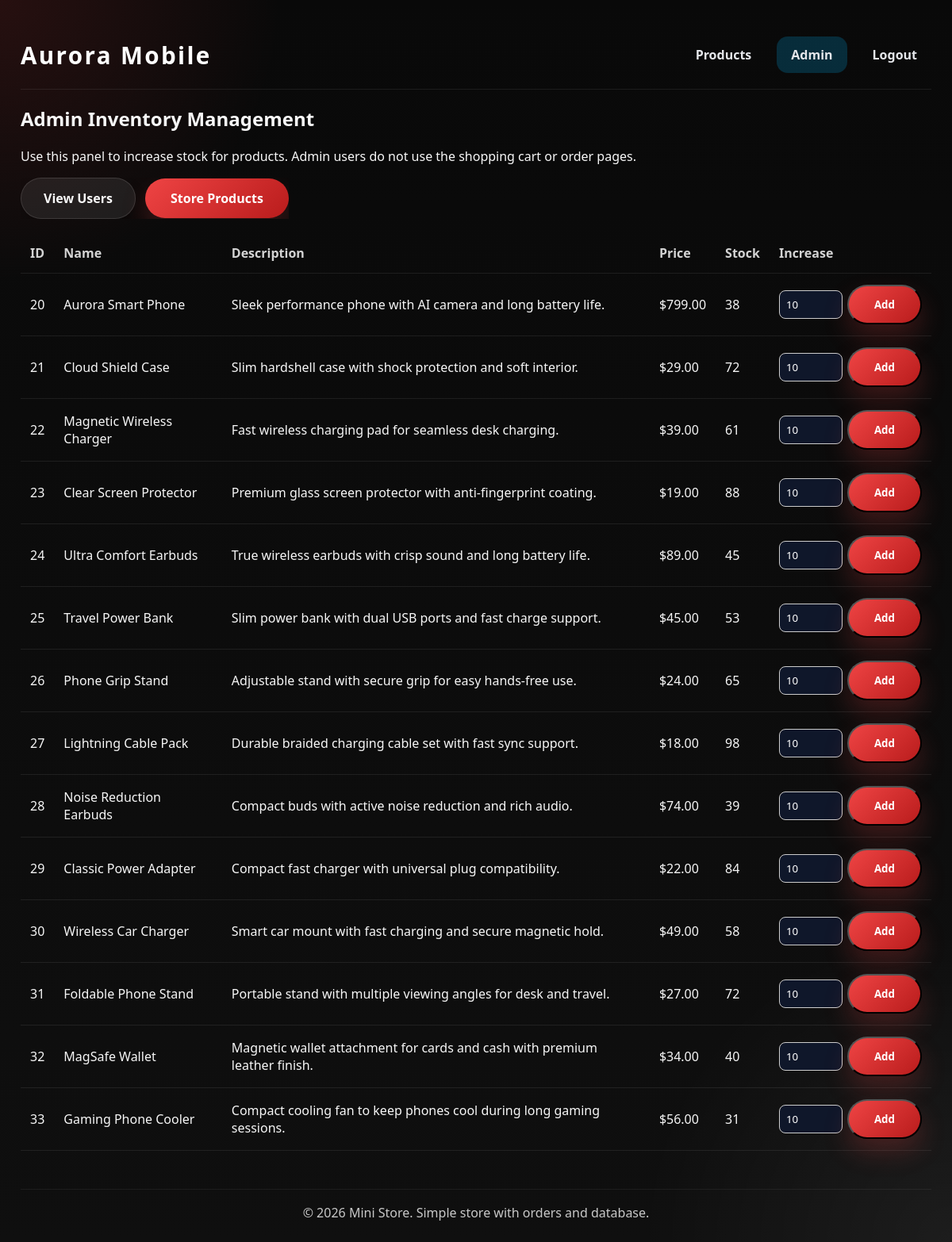
/admin/products (signed in), run on the app's committed database.
### tables this page shows
CREATE TABLE products (
            id INTEGER PRIMARY KEY AUTOINCREMENT,
            name TEXT NOT NULL,
            description TEXT NOT NULL,
            price REAL NOT NULL,
            stock INTEGER NOT NULL
        , image_url TEXT);

### app.py (the view)
@app.route("/admin/products", methods=["GET"])
def admin_products():
    user = get_logged_user()
    if not user or not user.get("is_admin"):
        flash("Access denied. Admin panel is restricted.", "danger")
        return redirect(url_for("products"))
    conn = get_db_connection()
    product_rows = conn.execute("SELECT * FROM products ORDER BY id").fetchall()
    conn.close()
    return render_template("admin_products.html", products=product_rows, user=user)

### app.py (called while the page is built)
def get_db_connection():
    conn = sqlite3.connect(DATABASE_PATH)
    conn.row_factory = sqlite3.Row
    return conn

def get_logged_user():
    return session.get("user")

@app.context_processor
def inject_cart_count():
    cart = session.get("cart", {})
    return {"cart_count": sum(item["quantity"] for item in cart.values())}

### templates/admin_products.html
{% extends 'layout.html' %}
{% block content %}
<section>
    <h2>Admin Inventory Management</h2>
    <p>Use this panel to increase stock for products. Admin users do not use the shopping cart or order pages.</p>
    <div class="button-row" style="margin-bottom: 18px;">
        <a class="button-secondary" href="{{ url_for('admin_users') }}">View Users</a>
        <a class="button-primary" href="{{ url_for('products') }}">Store Products</a>
    </div>
    {% if products %}
    <table class="cart-table">
        <thead>
            <tr>
                <th>ID</th>
                <th>Name</th>
                <th>Description</th>
                <th>Price</th>
                <th>Stock</th>
                <th>Increase</th>
            </tr>
        </thead>
        <tbody>
            {% for product in products %}
            <tr>
                <td>{{ product['id'] }}</td>
                <td>{{ product['name'] }}</td>
                <td>{{ product['description'] }}</td>
                <td>${{ '%.2f' | format(product['price']) }}</td>
                <td>{{ product['stock'] }}</td>
                <td>
                    <form action="{{ url_for('update_stock', product_id=product['id']) }}" method="post" style="display:flex; gap:6px; align-items:center;">
                        <input type="number" name="amount" min="1" value="10" style="width:80px; padding:8px; border-radius:8px; border:1px solid #ccc; background:#0f172a; color:#fff;" />
                        <button class="button-primary" type="submit">Add</button>
                    </form>
                </td>
            </tr>
            {% endfor %}
        </tbody>
    </table>
    {% else %}
    <p>No products found.</p>
    {% endif %}
</section>
{% endblock %}

### static/style.css (style rules this page uses)
* { box-sizing: border-box; font-family: 'Segoe UI', Tahoma, Geneva, Verdana, sans-serif; }
body { margin: 0; background: radial-gradient(circle at top left, rgba(255, 65, 65, 0.12), transparent 18%), radial-gradient(circle at bottom right, rgba(255, 255, 255, 0.06), transparent 20%), linear-gradient(180deg, #090909 0%, #0f0f0f 100%); color: #f7f7f7; min-height: 100vh; }
.button-primary { display: inline-flex; align-items: center; justify-content: center; padding: 14px 32px; background: linear-gradient(135deg, #ef4444, #b91c1c); color: #ffffff; border-radius: 999px; text-decoration: none; font-weight: 700; min-height: 50px; box-shadow: 0 16px 32px rgba(239, 68, 68, 0.22); transition: transform 0.2s ease, background 0.2s ease, box-shadow 0.2s ease; }
.button-row { display: inline-flex; gap: 12px; align-items: center; flex-wrap: nowrap; white-space: nowrap; overflow-x: auto; max-width: 100%; }
.button-row a { white-space: nowrap; flex-shrink: 0; }
.button-secondary { display: inline-flex; align-items: center; justify-content: center; padding: 14px 28px; background: rgba(255, 255, 255, 0.08); border: 1px solid rgba(255, 255, 255, 0.12); color: #f8f8f8; border-radius: 999px; text-decoration: none; font-weight: 700; margin-top: 0; box-shadow: 0 10px 18px rgba(0, 0, 0, 0.16); min-height: 50px; transition: transform 0.2s ease, background 0.2s ease, border-color 0.2s ease; }
.cart-table { width: 100%; border-collapse: collapse; }
.cart-table th, .cart-table td { padding: 14px 12px; border-bottom: 1px solid rgba(255, 255, 255, 0.08); }
.cart-table th { text-align: left; opacity: 0.85; }

### data on the page
products: id "20", name "Aurora Smart Phone", description "Sleek performance phone with AI camera and long battery life.", price "799.00", stock "38"
products: id "21", name "Cloud Shield Case", description "Slim hardshell case with shock protection and soft interior.", price "29.00", stock "72"
products: id "22", name "Magnetic Wireless Charger", description "Fast wireless charging pad for seamless desk charging.", price "39.00", stock "61"
products: id "23", name "Clear Screen Protector", description "Premium glass screen protector with anti-fingerprint coating.", price "19.00", stock "88"
products: id "24", name "Ultra Comfort Earbuds", description "True wireless earbuds with crisp sound and long battery life.", price "89.00", stock "45"
products: id "25", name "Travel Power Bank", description "Slim power bank with dual USB ports and fast charge support.", price "45.00", stock "53"
products: id "26", name "Phone Grip Stand", description "Adjustable stand with secure grip for easy hands-free use.", price "24.00", stock "65"
products: id "27", name "Lightning Cable Pack", description "Durable braided charging cable set with fast sync support.", price "18.00", stock "98"
products: id "28", name "Noise Reduction Earbuds", description "Compact buds with active noise reduction and rich audio.", price "74.00", stock "39"
products: id "29", name "Classic Power Adapter", description "Compact fast charger with universal plug compatibility.", price "22.00", stock "84"
products: id "30", name "Wireless Car Charger", description "Smart car mount with fast charging and secure magnetic hold.", price "49.00", stock "58"
products: id "31", name "Foldable Phone Stand", description "Portable stand with multiple viewing angles for desk and travel.", price "27.00", stock "72"
products: id "32", name "MagSafe Wallet", description "Magnetic wallet attachment for cards and cash with premium leather finish.", price "34.00", stock "40"
products: id "33", name "Gaming Phone Cooler", description "Compact cooling fan to keep phones cool during long gaming sessions.", price "56.00", stock "31"
